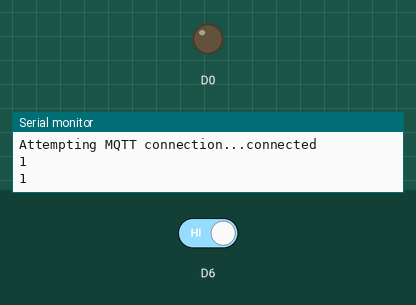
The sketch below on a simulated ESP8266 (NodeMCU). Shown: output pins drawn as LEDs (lit = HIGH), the last lines printed to the serial monitor. The test bench sets the inputs (shaded band); at power-on: D6 HIGH. WiFi joins after 1.5 s; servers stay silent unless stated; no MQTT or app messages arrive unless stated.

Above: at 4.9 s.
5.0 s: D6 driven LOW
At 6.4 s:
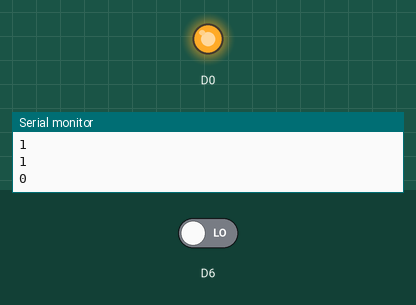
7.0 s: D6 driven HIGH
At 7.9 s:
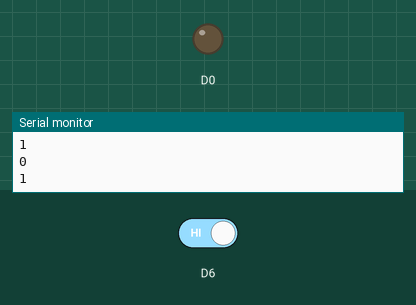
Timing chart, 0 to 10.0 s (numbered marks = the images above; inputs shaded):
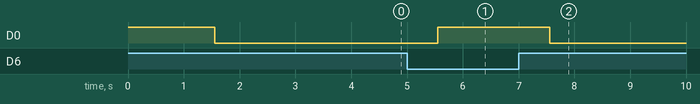

Measured:
- after the input at 5.0 s, D0: LOW → HIGH after 0.56 s
- after the input at 7.0 s, D0: HIGH → LOW after 0.56 s

The sketch:

water-level.ino
```cpp
#include <ESP8266WiFi.h>
#include <PubSubClient.h>

#define BUTTON_PIN 0

const char *ssid = "Neel";
const char *password = "icanfly7";
const char *mqtt_server = "192.168.43.103";
const char *device_id = "tankSide";

WiFiClient espClient;
PubSubClient client(espClient);

void callback(char *message, byte *payload, unsigned int length)
{
  Serial.print("Message arrived [");
  Serial.print(message);
  Serial.println("] ");
}

void reconnect()
{
  while (!client.connected())
  {
    Serial.print("Attempting MQTT connection...");
    if (client.connect(device_id, "cloud_username", "cloud_password"))
    {
      Serial.println("connected");
      digitalWrite(D0, LOW);
      client.subscribe("/pind0"); // write your unique ID here
    }
    else
    {
      Serial.print("failed, rc=");
      Serial.print(client.state());
      Serial.println(" try again in 5 seconds");
      delay(1000);
    }
  }
}

void setup() {
  Serial.begin(9600);
  pinMode(D0, OUTPUT);
  pinMode(D6, INPUT);

  Serial.begin(115200);
  pinMode(D0, OUTPUT);
  digitalWrite(D0, HIGH);
  Serial.println("Connecting to " + (String)ssid);
  WiFi.mode(WIFI_STA);
  WiFi.begin(ssid, password);

  while (WiFi.status() != WL_CONNECTED) {
    delay(500);
    Serial.print(".");
  }
  Serial.println("");

  Serial.println("WiFi connected");
  Serial.println("IP address: " + WiFi.localIP().toString());

  client.setServer(mqtt_server, 1883);
  client.setCallback(callback);
}

void loop() {

  if (client.connected())
  {

  }
  if (!client.connected())
  {
    reconnect();
  }
  while (client.loop()) {
    int val;
    val = digitalRead(D6);
    if (val == 0) {
      digitalWrite(D0, HIGH);
    }
    else {
      digitalWrite(D0, LOW);
    }
    Serial.println(val);
    client.publish("/pind0", "ON");
    delay(2000);
  }
}
```
